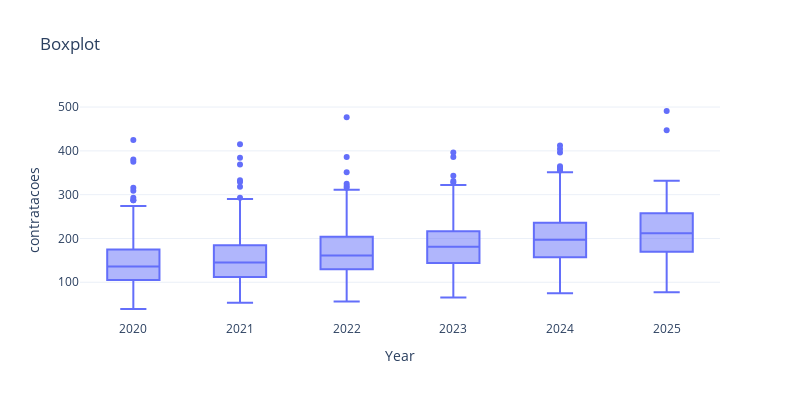

Notebook code cell kept with this figure:
### Markdown cell above
#### 5.4. SECOND TREND ANALYSIS

### Code cell
# Time series Boxplot
fig6 = px.box(df_copy, x=df_copy.index.year, y="contratacoes", 
             title="Boxplot",
             labels={"contratacoes": "contratacoes", "x": "Year"},
             template="plotly_white", width=800, height=400)
fig6.show()

### Figure 1 — Plotly figure (JSON) as saved in the notebook; plotly's stock layout.template omitted (floating-point values rounded to 4 significant figures; data arrays with more than 128 entries replaced by an {"elided": "..."} marker saying what was removed)
{"data": [{"alignmentgroup": "True", "hovertemplate": "Year=%{x}<br>contratacoes=%{y}<extra></extra>", "legendgroup": "", "marker": {"color": "#636efa"}, "name": "", "notched": false, "offsetgroup": "", "orientation": "v", "showlegend": false, "type": "box", "x": {"elided": "1886 int values"}, "x0": " ", "xaxis": "x", "y": {"elided": "1886 float values"}, "y0": " ", "yaxis": "y"}], "layout": {"boxmode": "group", "height": 400, "legend": {"tracegroupgap": 0}, "title": {"text": "Boxplot"}, "width": 800, "xaxis": {"anchor": "y", "domain": [0, 1], "title": {"text": "Year"}}, "yaxis": {"anchor": "x", "domain": [0, 1], "title": {"text": "contratacoes"}}}}
